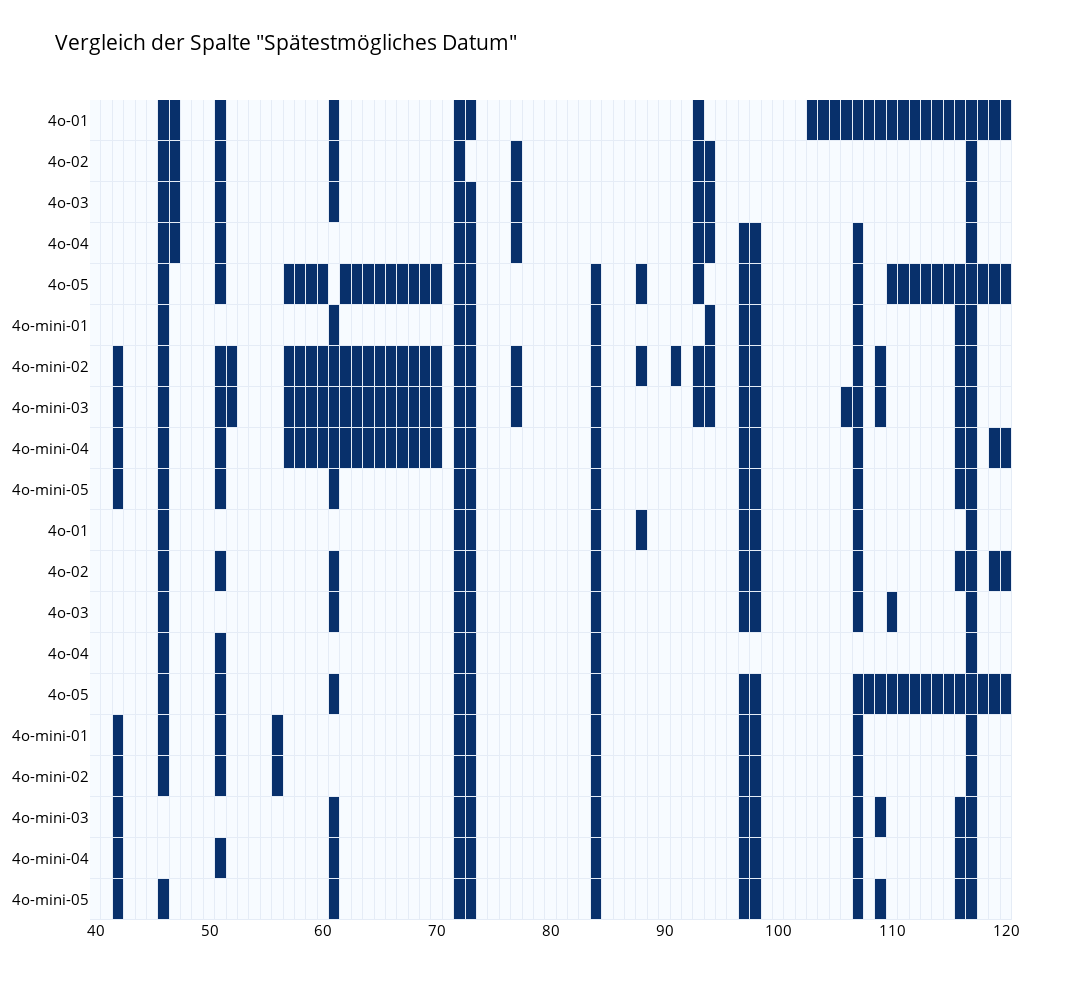

Write notebook code for a chart like this one.
### Markdown cell above
# Visualize prompt results

### Code cell
import pandas as pd
import numpy as np
from itertools import combinations
import plotly.graph_objects as go

# Parameter für die Auswahl der Vergleichs- und Hovertext-Spalten
comparison_column = 'Spätestmögliches Datum'  # Optionen: 'Datum', 'Nummer', 'Frühstmögliches Datum', 'Spätestmögliches Datum', 'Seitenzahl'
hovertext_column = 'Verglichene Werte'  # Optionen: 'Datierung', 'Verglichene Werte'

# Datei einlesen (ersetze 'deine_datei.xlsx' mit dem tatsächlichen Dateinamen)
df = pd.read_csv('gold_vs_results.tsv', sep="\t")

# Nur die relevanten Spalten auswählen
df = df[['Prompt', 'Nummer', 'Datum', 'Frühstmögliches Datum', 'Spätestmögliches Datum', 'Datierung', 'Seitenzahl']]

# Zeilennummer innerhalb jedes Prompts hinzufügen
df['Zeile'] = df.groupby('Prompt').cumcount()

# Pivot-Tabelle erstellen, um die Daten für den Vergleich vorzubereiten
pivot_table = df.pivot(index='Zeile', columns='Prompt', values=['Datum', 'Nummer', 'Frühstmögliches Datum', 'Spätestmögliches Datum', 'Datierung', 'Seitenzahl'])

# Paare von Prompts ermitteln
prompt_pairs = list(combinations(pivot_table[comparison_column].columns, 2))

# Vergleichsmatrix initialisieren
comparison_matrix = pd.DataFrame(np.nan, index=pivot_table.index, columns=[f'{p1} vs {p2}' for p1, p2 in prompt_pairs])
hover_text_matrix = pd.DataFrame('', index=pivot_table.index, columns=[f'{p1} vs {p2}' for p1, p2 in prompt_pairs])

# Paarweiser Vergleich und Hovertext
for p1, p2 in prompt_pairs[0:20]:
    comparison_matrix[f'{p1} vs {p2}'] = (pivot_table[comparison_column][p1] == pivot_table[comparison_column][p2]).astype(int)
    
    if hovertext_column == 'Datierung':
        hover_text_matrix[f'{p1} vs {p2}'] = pivot_table['Datierung'][p1]
    elif hovertext_column == 'Verglichene Werte':
        hover_text_matrix[f'{p1} vs {p2}'] = (
            pivot_table['Nummer'][p1].astype(str) + " " + pivot_table['Datierung'][p1].astype(str) + "<br>a: "+ pivot_table[comparison_column][p1].astype(str) + "<br>b: " + pivot_table[comparison_column][p2].astype(str)
        )

# Die "Nummer"-Labels als X-Achse festlegen
x_labels = pivot_table['Nummer'][pivot_table['Nummer'].columns[0]]

# Erstellen der Heatmap mit Plotly
heatmap = go.Heatmap(
    z=comparison_matrix.T.values,  # Transponiere die Vergleichsmatrix
    x=x_labels,
    y=comparison_matrix.T.index[0:20],  # Die Vergleichspaare als Y-Achse
    colorscale='Blues_r',  # Verwende die 'Blues' Farbskala für hellere Farben
    showscale=False,
    text=hover_text_matrix.T.values,  # Transponiere die Hover-Text-Matrix
    hoverinfo='text',
    zmin=0,  # Mindestwert für die Farbskala
    zmax=1,  # Höchstwert für die Farbskala
    xgap=1,  # Abstand zwischen den Zellen in X-Richtung
    ygap=1   # Abstand zwischen den Zellen in Y-Richtung
)

# Layout für die Plotly-Grafik definieren
layout = go.Layout(
    title=f'Vergleich der Spalte "{comparison_column}"',
    xaxis=dict(
        # title='Nummer',
        showgrid=False,  # Gitternetzlinien auf der X-Achse ausblenden
        zeroline=False,  # Null-Linie auf der X-Achse ausblenden
    ),
    yaxis=dict(
        # title='Vergleichspaare',
        showgrid=False,  # Gitternetzlinien auf der Y-Achse ausblenden
        zeroline=False,  # Null-Linie auf der Y-Achse ausblenden
        autorange="reversed"
    ),
#    width=700,
#    height=700
    width=2000,
    height=1000
)

# Figure erstellen und anzeigen
fig = go.Figure(data=[heatmap], layout=layout)

fig.update_layout(
#    plot_bgcolor='black',
    font=dict(
        size=15,  # Set the font size here
        color='black'
    )
)
fig.update_yaxes(labelalias={'Gold vs I-4o-01':'4o-01',
                             'Gold vs I-4o-02':'4o-02',
                             'Gold vs I-4o-03':'4o-03',
                             'Gold vs I-4o-04':'4o-04',
                             'Gold vs I-4o-05':'4o-05',
                             'Gold vs I-4o-mini-01':'4o-mini-01',
                             'Gold vs I-4o-mini-02':'4o-mini-02',
                             'Gold vs I-4o-mini-03':'4o-mini-03',
                             'Gold vs I-4o-mini-04':'4o-mini-04',
                             'Gold vs I-4o-mini-05':'4o-mini-05',
                             'Gold vs II-4o-01':'4o-01',
                             'Gold vs II-4o-02':'4o-02',
                             'Gold vs II-4o-03':'4o-03',
                             'Gold vs II-4o-04':'4o-04',
                             'Gold vs II-4o-05':'4o-05',
                             'Gold vs II-4o-mini-01':'4o-mini-01',
                             'Gold vs II-4o-mini-02':'4o-mini-02',
                             'Gold vs II-4o-mini-03':'4o-mini-03',
                             'Gold vs II-4o-mini-04':'4o-mini-04',
                             'Gold vs II-4o-mini-05':'4o-mini-05',      
    })
fig.show()

### Figure 1 — Plotly figure (JSON) as saved in the notebook; plotly's stock layout.template omitted (floating-point values rounded to 4 significant figures; data arrays with more than 128 entries replaced by an {"elided": "..."} marker saying what was removed)
{"data": [{"colorscale": [[0, "rgb(8,48,107)"], [0.125, "rgb(8,81,156)"], [0.25, "rgb(33,113,181)"], [0.375, "rgb(66,146,198)"], [0.5, "rgb(107,174,214)"], [0.625, "rgb(158,202,225)"], [0.75, "rgb(198,219,239)"], [0.875, "rgb(222,235,247)"], [1, "rgb(247,251,255)"]], "hoverinfo": "text", "showscale": false, "text": {"elided": "210x81 str values"}, "type": "heatmap", "x": [40, 41, 42, 43, 44, 45, 46, 47, 48, 49, 50, 51, 52, 53, 54, 55, 56, 57, 58, 59, 60, 61, 62, 63, 64, 65, 66, 67, 68, 69, 70, 71, 72, 73, 74, 75, 76, 77, 78, 79, 80, 81, 82, 83, 84, 85, 86, 87, 88, 89, 90, 91, 92, 93, 94, 95, 96, 97, 98, 99, 100, 101, 102, 103, 104, 105, 106, 107, 108, 109, 110, 111, 112, 113, 114, 115, 116, 117, 118, 119, 120], "xgap": 1, "y": ["Gold vs I-4o-01", "Gold vs I-4o-02", "Gold vs I-4o-03", "Gold vs I-4o-04", "Gold vs I-4o-05", "Gold vs I-4o-mini-01", "Gold vs I-4o-mini-02", "Gold vs I-4o-mini-03", "Gold vs I-4o-mini-04", "Gold vs I-4o-mini-05", "Gold vs II-4o-01", "Gold vs II-4o-02", "Gold vs II-4o-03", "Gold vs II-4o-04", "Gold vs II-4o-05", "Gold vs II-4o-mini-01", "Gold vs II-4o-mini-02", "Gold vs II-4o-mini-03", "Gold vs II-4o-mini-04", "Gold vs II-4o-mini-05"], "ygap": 1, "z": {"elided": "210x81 int values"}, "zmax": 1, "zmin": 0}], "layout": {"font": {"color": "black", "size": 15}, "height": 1000, "title": {"text": "Vergleich der Spalte \"Spätestmögliches Datum\""}, "width": 2000, "xaxis": {"showgrid": false, "zeroline": false}, "yaxis": {"autorange": "reversed", "labelalias": {"Gold vs I-4o-01": "4o-01", "Gold vs I-4o-02": "4o-02", "Gold vs I-4o-03": "4o-03", "Gold vs I-4o-04": "4o-04", "Gold vs I-4o-05": "4o-05", "Gold vs I-4o-mini-01": "4o-mini-01", "Gold vs I-4o-mini-02": "4o-mini-02", "Gold vs I-4o-mini-03": "4o-mini-03", "Gold vs I-4o-mini-04": "4o-mini-04", "Gold vs I-4o-mini-05": "4o-mini-05", "Gold vs II-4o-01": "4o-01", "Gold vs II-4o-02": "4o-02", "Gold vs II-4o-03": "4o-03", "Gold vs II-4o-04": "4o-04", "Gold vs II-4o-05": "4o-05", "Gold vs II-4o-mini-01": "4o-mini-01", "Gold vs II-4o-mini-02": "4o-mini-02", "Gold vs II-4o-mini-03": "4o-mini-03", "Gold vs II-4o-mini-04": "4o-mini-04", "Gold vs II-4o-mini-05": "4o-mini-05"}, "showgrid": false, "zeroline": false}}}
